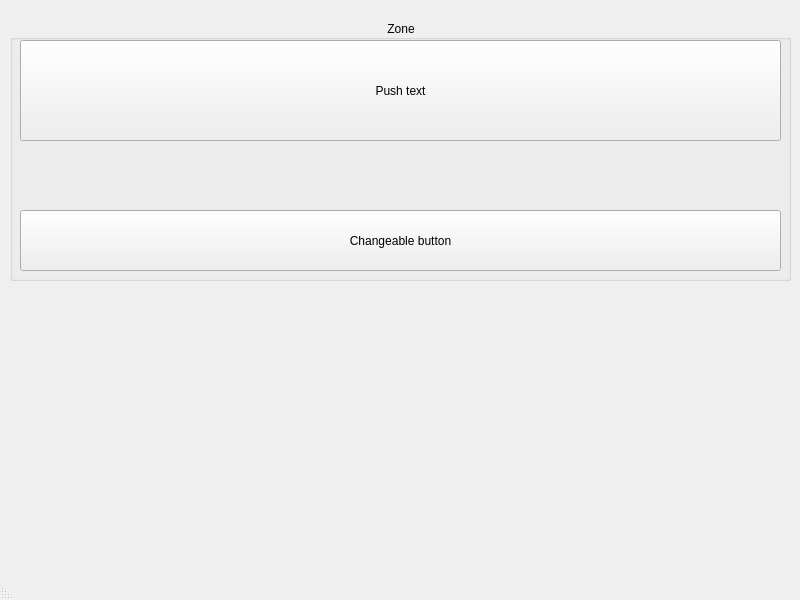
<?xml version="1.0" encoding="UTF-8"?>
<ui version="4.0">
 <class>MainWindow</class>
 <widget class="QMainWindow" name="MainWindow">
  <property name="geometry">
   <rect>
    <x>0</x>
    <y>0</y>
    <width>800</width>
    <height>600</height>
   </rect>
  </property>
  <property name="windowTitle">
   <string>Lab1</string>
  </property>
  <property name="layoutDirection">
   <enum>Qt::RightToLeft</enum>
  </property>
  <widget class="QWidget" name="centralwidget">
   <widget class="QGroupBox" name="groupBox">
    <property name="geometry">
     <rect>
      <x>10</x>
      <y>20</y>
      <width>781</width>
      <height>261</height>
     </rect>
    </property>
    <property name="title">
     <string>Zone</string>
    </property>
    <property name="alignment">
     <set>Qt::AlignCenter</set>
    </property>
    <widget class="QPushButton" name="btn_change">
     <property name="geometry">
      <rect>
       <x>10</x>
       <y>190</y>
       <width>761</width>
       <height>61</height>
      </rect>
     </property>
     <property name="text">
      <string>Changeable button</string>
     </property>
    </widget>
    <widget class="QPushButton" name="btn_main">
     <property name="geometry">
      <rect>
       <x>10</x>
       <y>20</y>
       <width>761</width>
       <height>101</height>
      </rect>
     </property>
     <property name="autoFillBackground">
      <bool>false</bool>
     </property>
     <property name="text">
      <string>Push text</string>
     </property>
    </widget>
   </widget>
  </widget>
  <widget class="QMenuBar" name="menubar">
   <property name="geometry">
    <rect>
     <x>0</x>
     <y>0</y>
     <width>800</width>
     <height>31</height>
    </rect>
   </property>
  </widget>
  <widget class="QStatusBar" name="statusbar"/>
 </widget>
 <resources/>
 <connections/>
</ui>
